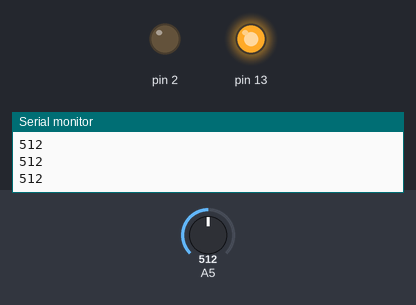
A sketch run on a simulated Arduino Uno, built with avr-gcc and run on an emulated ATmega328P. On the bench: output pins drawn as LEDs (lit = HIGH), the last lines printed to the serial monitor. The test bench sets the inputs (shaded band); at power-on: A5 = 512.

Above: at 1.3 s.
1.4 s: A5 set to 167
2.9 s: A5 set to 141
At 3.9 s:
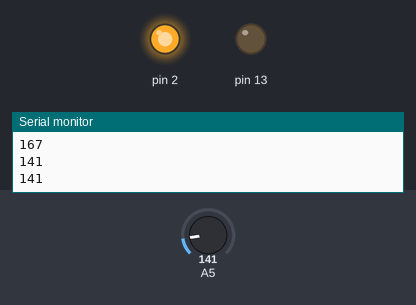
4.5 s: A5 set to 160
At 5.1 s:
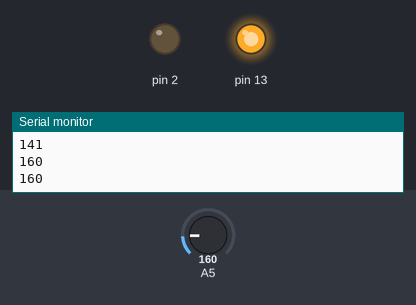
6.0 s: A5 set to 140
At 7.5 s:
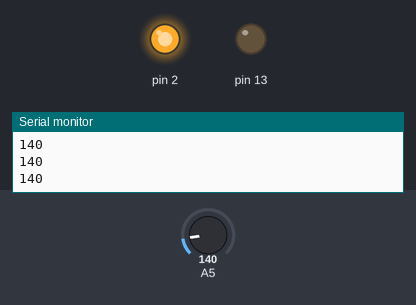
Timing chart, 0 to 8.5 s (numbered marks = the images above; inputs shaded):
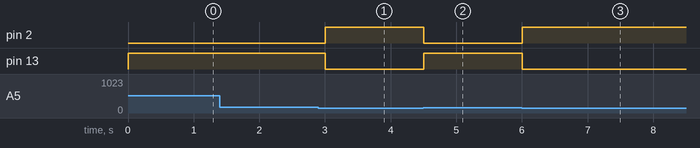

Measured:
- the behaviour switches between 151 and 150 on A5 (found by bisection; images 0 and 1)
- after the input at 2.9 s, pin 2: LOW → HIGH after 0.10 s; pin 13: HIGH → LOW after 0.10 s
- after the input at 4.5 s, pin 2: HIGH → LOW at once; pin 13: LOW → HIGH at once
- after the input at 6.0 s, pin 2: LOW → HIGH at once; pin 13: HIGH → LOW at once

The sketch:

hello.ino
```cpp
volatile int val;


void setup(){

  val = 0;

  Serial.begin(9600);

  pinMode(13, OUTPUT);

  pinMode(2, OUTPUT);

}


void loop(){

  val = analogRead(A5);

  Serial.println(val);

  if (val > 150) {

    digitalWrite(13,HIGH);

    digitalWrite(2,LOW);


  }

  if (val <= 150) {

    digitalWrite(13,LOW);

    digitalWrite(2,HIGH);


  }

  delay(500);


}
```
